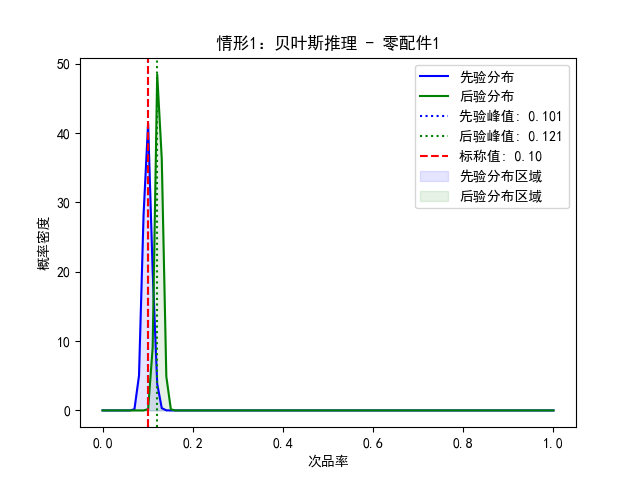

This chart was generated by the following Python code:
import numpy as np
import matplotlib.pyplot as plt
from scipy.stats import beta
import matplotlib.pyplot as plt
from matplotlib import rcParams

# 设置字体为 SimHei 或者其他支持中文的字体
rcParams['font.sans-serif'] = ['SimHei']  # 或者 'Microsoft YaHei'
rcParams['axes.unicode_minus'] = False  # 解决负号 '-' 显示为方块的问题

import numpy as np
import matplotlib.pyplot as plt
from scipy.stats import beta

# 贝叶斯更新函数
def bayesian_update(prior_alpha, prior_beta, n, k):
    posterior_alpha = prior_alpha + k
    posterior_beta = prior_beta + n - k
    return posterior_alpha, posterior_beta

# 计算每个零配件或成品的prior_alpha和prior_beta
def calculate_prior_params(defect_rate, sample_size):
    prior_alpha = defect_rate * sample_size
    prior_beta = (1 - defect_rate) * sample_size
    return prior_alpha, prior_beta

# 情形1数据
case_1 = {
    '零配件 1 次品率': 0.10,
    '零配件 2 次品率': 0.10,
    '成品 次品率': 0.10,
    'N_total': 1000
}

# 随机检测结果数据，零配件1的次品数量
sample_results_1 = 150  # 零配件1的次品数量

# 计算情形1的贝叶斯更新
defect_rate_1 = case_1['零配件 1 次品率']
prior_alpha_1, prior_beta_1 = calculate_prior_params(defect_rate_1, case_1['N_total'])

# 更新次品率
posterior_alpha_1, posterior_beta_1 = bayesian_update(prior_alpha_1, prior_beta_1, case_1['N_total'], sample_results_1)

# 可视化贝叶斯推理的先验分布和后验分布
x = np.linspace(0, 1, 100)

# 先验分布
prior_pdf = beta.pdf(x, prior_alpha_1, prior_beta_1)
plt.plot(x, prior_pdf, label="先验分布", color="blue")

# 后验分布
posterior_pdf = beta.pdf(x, posterior_alpha_1, posterior_beta_1)
plt.plot(x, posterior_pdf, label="后验分布", color="green")

# 计算并标注先验和后验分布的峰值
prior_peak = x[np.argmax(prior_pdf)]
posterior_peak = x[np.argmax(posterior_pdf)]

plt.axvline(prior_peak, color='blue', linestyle=':', label="先验峰值: {:.3f}".format(prior_peak))
plt.axvline(posterior_peak, color='green', linestyle=':', label="后验峰值: {:.3f}".format(posterior_peak))

# 添加更多图例
plt.axvline(defect_rate_1, color='red', linestyle='--', label="标称值: {:.2f}".format(defect_rate_1))
plt.fill_between(x, 0, prior_pdf, color="blue", alpha=0.1, label="先验分布区域")
plt.fill_between(x, 0, posterior_pdf, color="green", alpha=0.1, label="后验分布区域")

# 图像设置
plt.title("情形1：贝叶斯推理 - 零配件1")
plt.xlabel("次品率")
plt.ylabel("概率密度")
plt.legend()

# 显示图像
plt.show()
